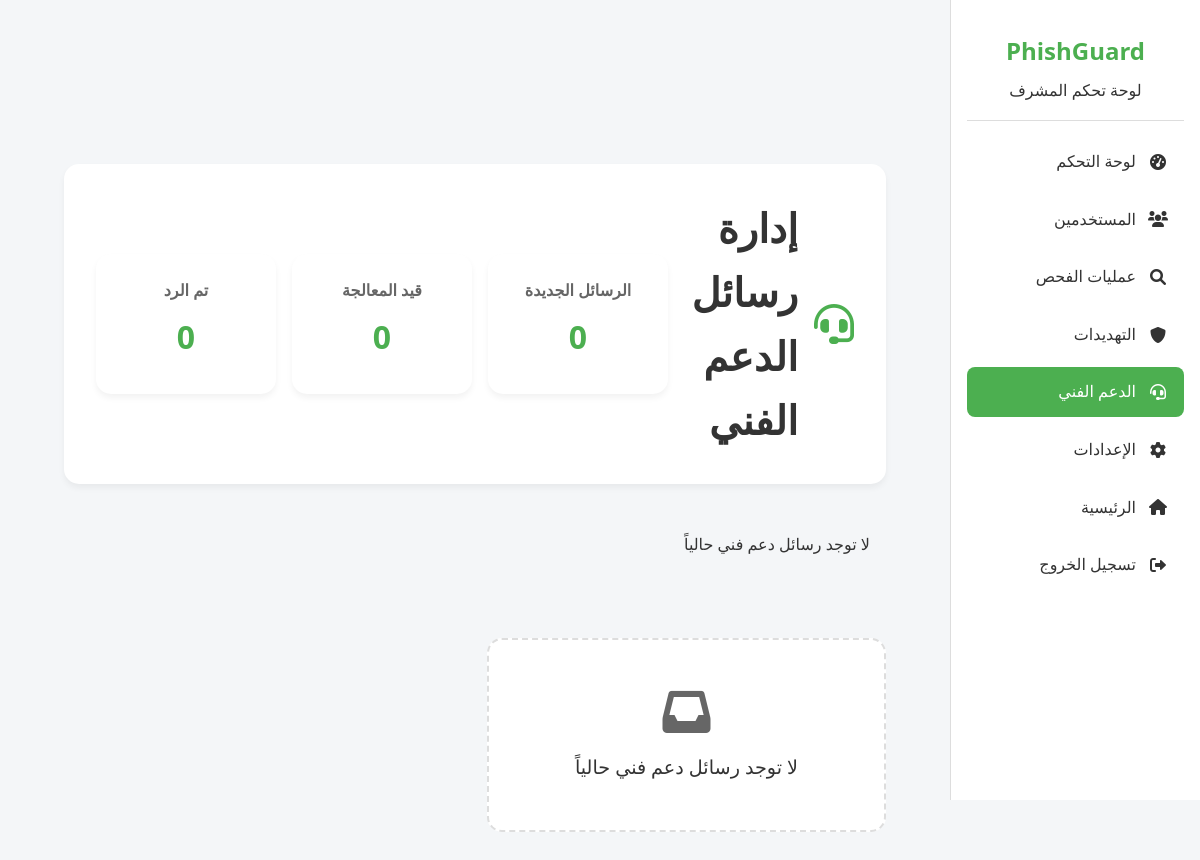
The app's page /admin/support (signed in), older data.
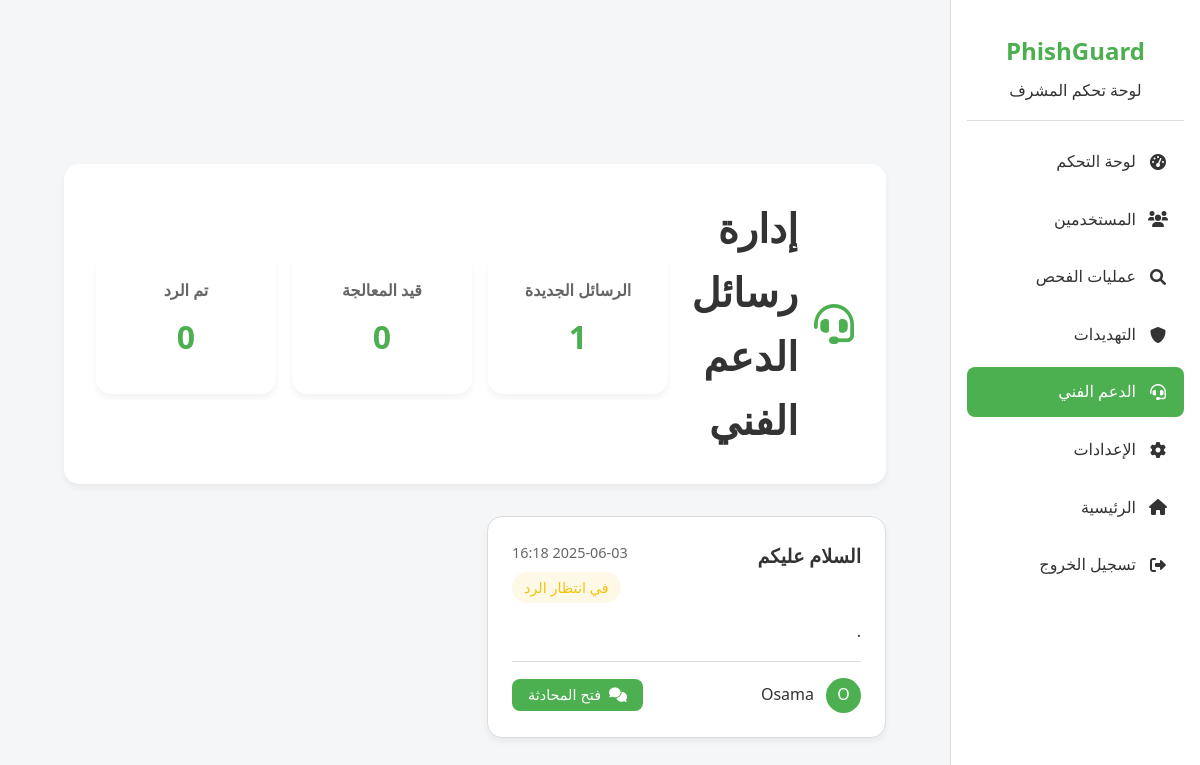
The same page, newer data.
### app.py (models this page shows, shortened)
class SupportMessage(db.Model):
    id = db.Column(db.Integer, primary_key=True)
    user_id = db.Column(db.Integer, db.ForeignKey('user.id'), nullable=False)
    subject = db.Column(db.String(200), nullable=False)
    message = db.Column(db.Text, nullable=False)
    status = db.Column(db.String(20), default='pending')  # pending, in_progress, answered, closed
    created_at = db.Column(db.DateTime, default=datetime.utcnow)
    user = db.relationship('User', backref=db.backref('support_messages', lazy=True))
    responses = db.relationship('SupportResponse', backref='message', lazy=True)

class User(db.Model, UserMixin):
    id = db.Column(db.Integer, primary_key=True)
    username = db.Column(db.String(80), unique=True, nullable=False)
    email = db.Column(db.String(120), unique=True, nullable=False)
    password_hash = db.Column(db.String(128))
    created_at = db.Column(db.DateTime, default=datetime.utcnow)
    is_admin = db.Column(db.Boolean, default=False, nullable=False)

### app.py (the view)
@app.route('/admin/support')
@admin_required
def admin_support():
    try:
        messages = SupportMessage.query.order_by(SupportMessage.created_at.desc()).all()
        print(f"Found {len(messages)} support messages")  # Debug print
        if not messages:
            flash('لا توجد رسائل دعم فني حالياً', 'info')
        return render_template('admin/support.html', messages=messages)
    except Exception as e:
        print(f"Error in admin_support: {str(e)}")  # Debug print
        flash('حدث خطأ أثناء جلب رسائل الدعم الفني', 'error')
        return render_template('admin/support.html', messages=[])

### app.py (called while the page is built)
@app.before_request
def check_models():
    global _models_checked
    if not _models_checked:
        if url_model is None:
            logger.error("URL model not loaded - URL scanning will not work!")
            flash("تحذير: نموذج فحص الروابط غير متوفر. بعض الوظائف قد لا تعمل.", "warning")
        _models_checked = True

def admin_required(f):
    @wraps(f)
    def decorated_function(*args, **kwargs):
        if 'user_id' not in session:
            flash('يرجى تسجيل الدخول للوصول إلى هذه الصفحة', 'warning')
            return redirect(url_for('login', next=request.url))
        user = User.query.get(session['user_id'])
        if not user:
            session.pop('user_id', None)
            session.pop('is_admin', None)
            flash('يرجى تسجيل الدخول مرة أخرى', 'warning')
            return redirect(url_for('login', next=request.url))
        if not user.is_admin:
            flash('غير مصرح لك بالوصول إلى هذه الصفحة', 'error')
            return redirect(url_for('index'))
        return f(*args, **kwargs)
    return decorated_function

@app.context_processor
def utility_processor():
    return {
        'User': User
    }

### templates/admin/support.html (shortened to what this page needs)
{% extends "admin/base.html" %}
{% block content %}
<div class="support-container">
    <div class="support-header">
        <h1>
            <i class="fas fa-headset"></i>
            إدارة رسائل الدعم الفني
        </h1>
        <div class="support-stats">
            <div class="stat-card">
                <h4>الرسائل الجديدة</h4>
                <div class="number">{{ messages|selectattr('status', 'equalto', 'pending')|list|length }}</div>
            </div>
            <div class="stat-card">
                <h4>قيد المعالجة</h4>
                <div class="number">{{ messages|selectattr('status', 'equalto', 'in_progress')|list|length }}</div>
            </div>
            <div class="stat-card">
                <h4>تم الرد</h4>
                <div class="number">{{ messages|selectattr('status', 'equalto', 'answered')|list|length }}</div>
            </div>
        </div>
    </div>
    {% with messages = get_flashed_messages(with_categories=true) %}
        {% if messages %}
            {% for category, message in messages %}
                <div class="alert alert-{{ category }}">{{ message }}</div>
            {% endfor %}
        {% endif %}
    {% endwith %}
    <div class="messages-grid">
        {% if messages %}
            {% for message in messages|sort(attribute='created_at', reverse=true) %}
            <div class="message-card" data-message-id="{{ message.id }}">
                <div class="message-header">
                    <h3 class="message-title">{{ message.subject }}</h3>
                    <div class="message-meta">
                        <span class="message-date">{{ message.created_at.strftime('%Y-%m-%d %H:%M') }}</span>
                        <span class="message-status status-{{ message.status }}">
                            {% if message.status == 'pending' %}
                            في انتظار الرد
                            {% elif message.status == 'in_progress' %}
                            جاري المعالجة
                            {% else %}
                            تم الرد
                            {% endif %}
                        </span>
                    </div>
                </div>
                <div class="message-content">
                    {{ message.message }}
                </div>
                <div class="message-footer">
                    <div class="user-info">
                        <div class="user-avatar">
                            {{ message.user.username[0]|upper }}
                        </div>
                        <span class="user-name">{{ message.user.username }}</span>
                    </div>
                    <div class="message-actions">
                        <button class="btn-action btn-chat" onclick="openChat({{ message.id }}, '{{ message.subject }}')">
                            <i class="fas fa-comments"></i>
                            فتح المحادثة
                        </button>
                    </div>
                </div>
            </div>
            {% endfor %}
        {% else %}
            <div class="no-messages">
                <i class="fas fa-inbox"></i>
                <p>لا توجد رسائل دعم فني حالياً</p>
            </div>
        {% endif %}
    </div>
</div>
{% endblock %}

Row changes from the older to the newer data that the page shows:
added SupportMessage: subject "السلام عليكم", created_at "2025-06-03 16:18", status "في انتظار الرد", message ".", user "O", user.username "Osama"
Text that changed along with them:
{{ messages|selectattr('status', 'equalto', 'pending')|list|length }}: "0" → "1"
list line gone: "لا توجد رسائل دعم فني حالياً"
text no longer shown: "لا توجد رسائل دعم فني حالياً"
